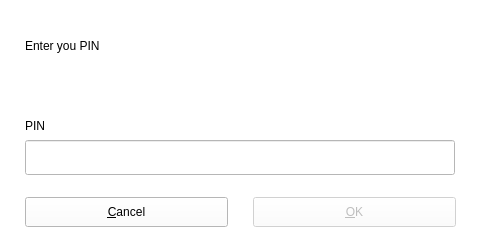
<?xml version="1.0" encoding="UTF-8"?>
<ui version="4.0">
 <class>dlgWndAskPINClass</class>
 <widget class="QDialog" name="dlgWndAskPINClass">
  <property name="geometry">
   <rect>
    <x>0</x>
    <y>0</y>
    <width>480</width>
    <height>250</height>
   </rect>
  </property>
  <property name="windowTitle">
   <string>dlgWndAskPIN</string>
  </property>
  <property name="styleSheet">
   <string notr="true">background-color: rgb(255, 255, 255);</string>
  </property>
  <widget class="QFrame" name="fraPIN_Keypad">
   <property name="geometry">
    <rect>
     <x>520</x>
     <y>300</y>
     <width>116</width>
     <height>177</height>
    </rect>
   </property>
   <property name="frameShape">
    <enum>QFrame::StyledPanel</enum>
   </property>
   <property name="frameShadow">
    <enum>QFrame::Raised</enum>
   </property>
   <layout class="QGridLayout">
    <item row="0" column="0" colspan="3">
     <layout class="QHBoxLayout">
      <item>
       <widget class="QLabel" name="lblPINName_2">
        <property name="layoutDirection">
         <enum>Qt::RightToLeft</enum>
        </property>
        <property name="text">
         <string>PIN</string>
        </property>
       </widget>
      </item>
      <item>
       <widget class="QLineEdit" name="txtPIN_2">
        <property name="echoMode">
         <enum>QLineEdit::Password</enum>
        </property>
       </widget>
      </item>
     </layout>
    </item>
    <item row="1" column="0">
     <widget class="QToolButton" name="tbtNUM_1">
      <property name="text">
       <string>&amp;1</string>
      </property>
      <property name="popupMode">
       <enum>QToolButton::DelayedPopup</enum>
      </property>
      <property name="toolButtonStyle">
       <enum>Qt::ToolButtonIconOnly</enum>
      </property>
     </widget>
    </item>
    <item row="1" column="1">
     <widget class="QToolButton" name="tbtNUM_2">
      <property name="text">
       <string>&amp;2</string>
      </property>
     </widget>
    </item>
    <item row="1" column="2">
     <widget class="QToolButton" name="tbtNUM_3">
      <property name="text">
       <string>&amp;3</string>
      </property>
     </widget>
    </item>
    <item row="2" column="0">
     <widget class="QToolButton" name="tbtNUM_4">
      <property name="text">
       <string>&amp;4</string>
      </property>
     </widget>
    </item>
    <item row="2" column="1">
     <widget class="QToolButton" name="tbtNUM_5">
      <property name="text">
       <string>&amp;5</string>
      </property>
     </widget>
    </item>
    <item row="2" column="2">
     <widget class="QToolButton" name="tbtNUM_6">
      <property name="text">
       <string>&amp;6</string>
      </property>
     </widget>
    </item>
    <item row="3" column="0">
     <widget class="QToolButton" name="tbtNUM_7">
      <property name="text">
       <string>&amp;7</string>
      </property>
     </widget>
    </item>
    <item row="3" column="1">
     <widget class="QToolButton" name="tbtNUM_8">
      <property name="text">
       <string>&amp;8</string>
      </property>
     </widget>
    </item>
    <item row="3" column="2">
     <widget class="QToolButton" name="tbtNUM_9">
      <property name="text">
       <string>&amp;9</string>
      </property>
     </widget>
    </item>
    <item row="4" column="1">
     <widget class="QToolButton" name="tbtNUM_0">
      <property name="text">
       <string>&amp;0</string>
      </property>
     </widget>
    </item>
    <item row="4" column="2">
     <widget class="QToolButton" name="tbtClear">
      <property name="text">
       <string>C&amp;E</string>
      </property>
     </widget>
    </item>
   </layout>
  </widget>
  <widget class="QFrame" name="fraPIN_Normal">
   <property name="geometry">
    <rect>
     <x>320</x>
     <y>320</y>
     <width>71</width>
     <height>77</height>
    </rect>
   </property>
   <property name="frameShape">
    <enum>QFrame::NoFrame</enum>
   </property>
   <property name="frameShadow">
    <enum>QFrame::Plain</enum>
   </property>
   <layout class="QGridLayout">
    <item row="0" column="1">
     <spacer>
      <property name="orientation">
       <enum>Qt::Vertical</enum>
      </property>
      <property name="sizeHint" stdset="0">
       <size>
        <width>20</width>
        <height>10</height>
       </size>
      </property>
     </spacer>
    </item>
    <item row="2" column="0">
     <spacer>
      <property name="orientation">
       <enum>Qt::Horizontal</enum>
      </property>
      <property name="sizeType">
       <enum>QSizePolicy::MinimumExpanding</enum>
      </property>
      <property name="sizeHint" stdset="0">
       <size>
        <width>10</width>
        <height>20</height>
       </size>
      </property>
     </spacer>
    </item>
    <item row="2" column="2">
     <spacer>
      <property name="orientation">
       <enum>Qt::Horizontal</enum>
      </property>
      <property name="sizeType">
       <enum>QSizePolicy::MinimumExpanding</enum>
      </property>
      <property name="sizeHint" stdset="0">
       <size>
        <width>10</width>
        <height>20</height>
       </size>
      </property>
     </spacer>
    </item>
    <item row="3" column="1">
     <spacer>
      <property name="orientation">
       <enum>Qt::Vertical</enum>
      </property>
      <property name="sizeHint" stdset="0">
       <size>
        <width>20</width>
        <height>10</height>
       </size>
      </property>
     </spacer>
    </item>
   </layout>
  </widget>
  <widget class="QLabel" name="lblPINName">
   <property name="geometry">
    <rect>
     <x>25</x>
     <y>90</y>
     <width>271</width>
     <height>71</height>
    </rect>
   </property>
   <property name="layoutDirection">
    <enum>Qt::RightToLeft</enum>
   </property>
   <property name="styleSheet">
    <string notr="true">background-image: url(:/Resources/alpha.png);</string>
   </property>
   <property name="text">
    <string>PIN</string>
   </property>
  </widget>
  <widget class="QLabel" name="lblAttention">
   <property name="geometry">
    <rect>
     <x>25</x>
     <y>50</y>
     <width>430</width>
     <height>71</height>
    </rect>
   </property>
   <property name="styleSheet">
    <string notr="true">color : #000000; font-size:12pt; font-weight:500; background:rgba(0,0,0,0)</string>
   </property>
  </widget>
  <widget class="QLineEdit" name="txtPIN">
   <property name="geometry">
    <rect>
     <x>25</x>
     <y>140</y>
     <width>430</width>
     <height>35</height>
    </rect>
   </property>
   <property name="echoMode">
    <enum>QLineEdit::Password</enum>
   </property>
  </widget>
  <widget class="QPushButton" name="btnOk">
   <property name="enabled">
    <bool>false</bool>
   </property>
   <property name="geometry">
    <rect>
     <x>253</x>
     <y>197</y>
     <width>203</width>
     <height>30</height>
    </rect>
   </property>
   <property name="text">
    <string>&amp;OK</string>
   </property>
   <property name="default">
    <bool>true</bool>
   </property>
  </widget>
  <widget class="QLabel" name="lblHeader">
   <property name="geometry">
    <rect>
     <x>25</x>
     <y>10</y>
     <width>371</width>
     <height>71</height>
    </rect>
   </property>
   <property name="sizePolicy">
    <sizepolicy hsizetype="Expanding" vsizetype="Expanding">
     <horstretch>0</horstretch>
     <verstretch>0</verstretch>
    </sizepolicy>
   </property>
   <property name="text">
    <string>Enter you PIN</string>
   </property>
   <property name="textFormat">
    <enum>Qt::PlainText</enum>
   </property>
   <property name="wordWrap">
    <bool>true</bool>
   </property>
  </widget>
  <widget class="QPushButton" name="btnCancel">
   <property name="geometry">
    <rect>
     <x>25</x>
     <y>197</y>
     <width>203</width>
     <height>30</height>
    </rect>
   </property>
   <property name="text">
    <string>&amp;Cancel</string>
   </property>
   <property name="flat">
    <bool>false</bool>
   </property>
  </widget>
  <widget class="QWidget" name="layoutWidget">
   <property name="geometry">
    <rect>
     <x>20</x>
     <y>330</y>
     <width>288</width>
     <height>68</height>
    </rect>
   </property>
   <layout class="QGridLayout">
    <item row="3" column="1">
     <spacer>
      <property name="orientation">
       <enum>Qt::Horizontal</enum>
      </property>
      <property name="sizeHint" stdset="0">
       <size>
        <width>271</width>
        <height>20</height>
       </size>
      </property>
     </spacer>
    </item>
    <item row="2" column="1">
     <widget class="QLabel" name="lblIcon">
      <property name="text">
       <string/>
      </property>
     </widget>
    </item>
   </layout>
  </widget>
  <widget class="QLabel" name="lblImage">
   <property name="geometry">
    <rect>
     <x>415</x>
     <y>15</y>
     <width>40</width>
     <height>40</height>
    </rect>
   </property>
    <property name="alignment">
     <enum>Qt::AlignCenter</enum>
   </property>
  </widget>
 </widget>
 <layoutdefault spacing="6" margin="11"/>
 <resources>
  <include location="resources.qrc"/>
 </resources>
 <connections>
  <connection>
   <sender>btnOk</sender>
   <signal>clicked()</signal>
   <receiver>dlgWndAskPINClass</receiver>
   <slot>accept()</slot>
   <hints>
    <hint type="sourcelabel">
     <x>218</x>
     <y>290</y>
    </hint>
    <hint type="destinationlabel">
     <x>175</x>
     <y>213</y>
    </hint>
   </hints>
  </connection>
  <connection>
   <sender>btnCancel</sender>
   <signal>clicked()</signal>
   <receiver>dlgWndAskPINClass</receiver>
   <slot>reject()</slot>
   <hints>
    <hint type="sourcelabel">
     <x>301</x>
     <y>290</y>
    </hint>
    <hint type="destinationlabel">
     <x>175</x>
     <y>213</y>
    </hint>
   </hints>
  </connection>
 </connections>
</ui>
